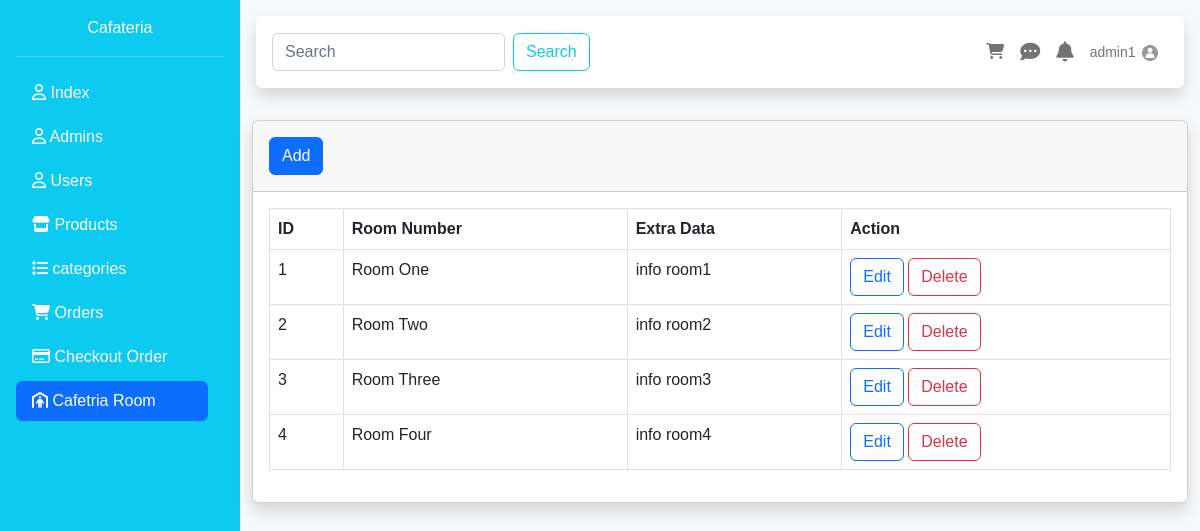
/room.php (signed in), run on the app's committed database.
### tables this page shows
CREATE TABLE `rooms` (
  `id` int(10) UNSIGNED NOT NULL,
  `room_number` varchar(255) NOT NULL,
  `ext` text NOT NULL
);

### DataBase/DBCLass.php (called while the page is built, shortened)
<?php
require "connect.php";
class Table extends Database{
    public $TbName;
    public function __construct($tableName){
        $this->TbName = $tableName;
    }
    public function Select(array $columns, $condition=1){
        $statement = "SELECT " . implode(",", $columns) . " FROM {$this->TbName} WHERE $condition";
        try {
            $selected = parent::connect()->query($statement);
            return $selected;
        } catch (PDOException $e){
            throw new Exception("PDO Error: " . $e->getMessage());
        }
    }
    public function FindById($cond,$value){
        $sql = "SELECT * FROM {$this->TbName} WHERE $cond = :val";
        $Sel = parent::connect()->prepare($sql);
        $Sel->execute(['val' => $value]);
        if($Sel->rowCount() > 0){
            $result = $Sel->fetch();
            return $result;
        }else{
            throw new Exception("is not Found");
        }
    }
}
?>

### DataBase/connect.php (called while the page is built, shortened)
<?php
class Database{
    static protected $connection = false ;
    private static $server = 'localhost';
    private static $root = "root";
    private static $pass = "";
    private static $Db = "cafeteria";
    public static function connect(){
        if(!self::$connection){
            try {
                self::$connection = new PDO("mysql:host=".self::$server.";dbname=".self::$Db."", self::$root, self::$pass);
            } catch (PDOException $e) {
                die("PDO CONNECTION ERROR: " . $e->getMessage() . "<br/>");
            }
        }
        return self::$connection;
    }
}
?>

### rooms/table.php (the view, shortened to what this page needs)
<div class="container-fluid">
    <div class="card shadow mb-4">
        <div class="card-header py-3">
            <a href="?add=Room" class="btn btn-primary">Add</a>
        </div>
        <div class="card-body">
            <div class="table-responsive">
                <table class="table table-bordered" id="dataTable" width="100%" cellspacing="0">
                    <thead class="thead-dark">
                        <tr>
                            <th>ID</th>
                            <th>Room Number</th>
                            <th>Extra Data</th>
                            <th>Action</th>
                        </tr>
                    </thead>
                    <tbody>
                    <?php
                        foreach($rooms as $room){
                    ?>
                        <tr>
                            <td><?=$id++?></td>
                            <td><?=$room['room_number']?></td>
                            <td><?=$room['ext']?></td>
                            <td>
                                <a href="?edit=<?=$room['id']?>" class="btn btn-outline-primary">Edit</a>
                                <a href="rooms/delete.php?id=<?=$room['id']?>" class="btn btn-outline-danger">Delete</a>
                            </td>
                        </tr>
                        <?php }?>
                    </tbody>
                </table>
            </div>
        </div>
    </div>
</div>
</body>
</html>

### include/navbar.php (shortened to what this page needs)
<?php
    $newTable = new Table('admins');
    $currentAdmin = $newTable->FindById('id',$_SESSION['id']);
?>
<div id="body_content" class="bg-light flex-fill">
    <div class="p-3">
        <nav class="navbar navbar-expand-lg bg-white shadow rounded p-3 mb-3">
            <form class="d-flex" role="search">
                <input class="form-control me-2" type="search" placeholder="Search" aria-label="Search">
                <button class="btn btn-outline-info" type="submit">Search</button>
            </form>
            <ul class="navbar-nav ms-auto d-flex flex-row">
                <li class="nav-item me-3 me-lg-0">
                    <a class="nav-link" href="#!">
                        <i class="fas fa-shopping-cart"></i>
                    </a>
                </li>
                <li class="nav-item me-3 me-lg-0">
                    <a class="nav-link" href="#!">
                        <i class="fas fa-comment-dots fa-lg"></i>
                    </a>
                </li>
                <li class="nav-item me-3 me-lg-0">
                    <a class="nav-link" href="#!">
                        <i class="fas fa-bell fa-lg"></i>
                    </a>
                </li>
                <li class="nav-item dropdown me-3 me-lg-0">
                    <a class="nav-link dropdown-toggle" href="#" id="userDropdown" role="button" data-bs-toggle="dropdown" aria-expanded="false">
                    <span class="mr-2 d-none d-lg-inline text-gray-600 small"><?=$currentAdmin['username']?></span>
                        <img class="rounded-circle" src="uploads/<?= $currentAdmin['profile_picture']?>" width="20px" height="20px">
                    </a>
                </li>
            </ul>
        </nav>
    </div>

### include/sidebar.php (style rules this page uses)
html, body { height: 100%; font-family: 'Ubuntu', sans-serif; }
.dropdown-toggle::after { content: none; }

### data on the page
rooms: room_number "Room One", ext "info room1"
rooms: room_number "Room Two", ext "info room2"
rooms: room_number "Room Three", ext "info room3"
rooms: room_number "Room Four", ext "info room4"

### other printed values
$currentAdmin['username'] "admin1"
